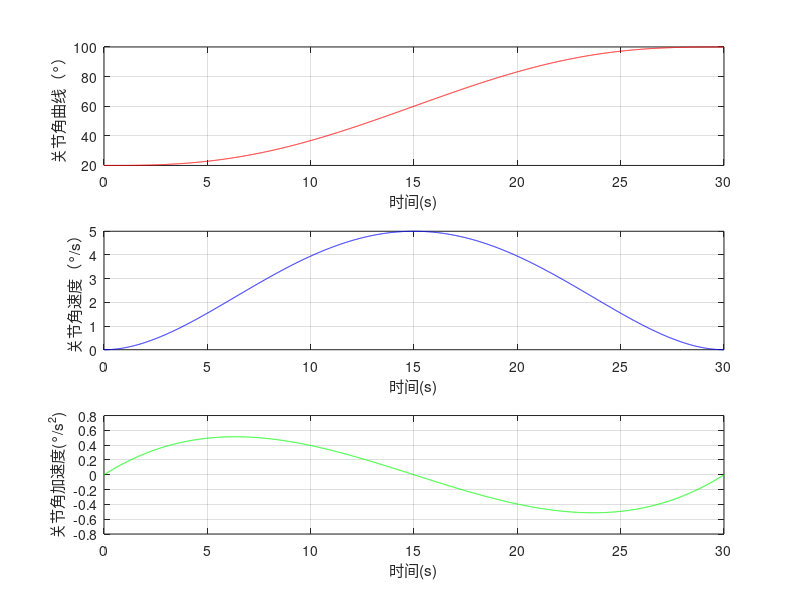

MATLAB code to generate this figure: (Note: this script raises an error after producing the figure.)
%% 五次多项式
figure('name','五次多项式');
a_array1 = 0;a_array2 = 0;%起止加速度值
t_array1=0;t_array2=30;%起止时间值
q5_s=20;q5_f=100;%起止角度值
v_array1=0;v_array2=0;%起止速度值

T=t_array2-t_array1
a0=q5_s;
a1=v_array1;
a2=a_array1/2;
a3=(20*q5_f-20*q5_s-(8*v_array2+12*v_array1)*T-(3*a_array1-a_array2)*T^2)/(2*T^3);
a4=(30*q5_s-30*q5_f+(14*v_array2+16*v_array1)*T+(3*a_array1-2*a_array2)*T^2)/(2*T^4);
a5=(12*q5_f-12*q5_s-(6*v_array2+6*v_array1)*T-(a_array1-a_array2)*T^2)/(2*T^5);%计算五次多项式系数 

tc=t_array1:0.01:t_array2;
q=a0+a1*tc+a2*tc.^2+a3*tc.^3+a4*tc.^4+a5*tc.^5;
v=a1+2*a2*tc+3*a3*tc.^2+4*a4*tc.^3+5*a5*tc.^4;
a=2*a2+6*a3*tc+12*a4*tc.^2+20*a5*tc.^3;%位置，速度，加速度函数的计算
ad = 6*a3 + 24*a4*tc + 60*a5*tc.^2;
subplot(3,1,1),plot(tc,q,'r'),xlabel('时间(s)'),ylabel('关节角曲线（°）');hold on;grid on;
%plot(t_array1,q_array1,'*','color','k');plot(t_array2,q_array2,'*','color','b');
subplot(3,1,2),plot(tc,v,'b'),xlabel('时间(s)'),ylabel('关节角速度（°/s）');hold on;grid on;
%plot(t_array1,v_array1,'*','color','k'),plot(t_array2,v_array2,'*','color','b');
subplot(3,1,3),plot(tc,a,'g'),xlabel('时间(s)'),ylabel('关节角加速度(°/s^2)');hold on;grid on;


%机器人状态需要使用助教提供的程序包
clear;
clc;

l1 = 1;
l2 = 1;

t0 = 0;
tf = 30;

qq1 = [10  20]*pi/180;
qq2 = [60  100]*pi/180;



 pe_0 = fkine_2DOF(l1, l2, qq1(1), qq1(2));   %----------初始位置
 pe_f = fkine_2DOF(l1, l2, qq2(1), qq2(2));   %----------终止位置
 
 base0 = [0, 0]';%----------基座坐标系原点，用于后面绘图

  qr = qq1;     %------------求逆解时的参考臂型----
  
  t = t0;
  dt = 0.1;    %-----规划的时间间隔(采样、控制周期)
  k = 1;
while (t<=tf)   

    tau = (t - t0)/(tf - t0);         %---------归一化的时间尺度 tau在[0, 1]之间，对应t0~tf    
     lamda = 10*tau^3 - 15*tau^4 + 6*tau^5 ;    %---------采用五次多项式的情况----------------------   

    pe_t = pe_0 + lamda*(pe_f - pe_0); 
    
    tt(k) = t;
    xe_t(k) = pe_t(1);
    ye_t(k) = pe_t(2);
    
    
    theta = ikine_2DOF_fcn(xe_t(k), ye_t(k), qr, l1, l2);
    
    q1 = theta(1);
    q2 = theta(2);
    
    q1_k(k) = q1;
    q2_k(k) = q2;
    
    pJ1_x(k) = l1*cos(q1);  %-----杆件1的末端
    pJ1_y(k) = l1*sin(q1);
    
     pJ2_x(k) = l1*cos(q1) + l2*cos(q1 + q2); %-----杆件2的末端，也即机械臂的末端
     pJ2_y(k) = l1*sin(q1) + l2*sin(q1 + q2);
     
     qr = theta;
  
    
   k=k+1; 
   t = t + dt;  
   
end

% tt = 0: dt: tf;

NN = k-1; 
delt_N = floor(NN/20);  %----绘制NN/20个状态
figure,
 for j = 1 :delt_N: NN  
   line([base0(1),pJ1_x(j)],[base0(2),pJ1_y(j)],'linewidth',3,'color','k'); hold on;
   line([pJ1_x(j),pJ2_x(j)],[pJ1_y(j),pJ2_y(j)],'linewidth',3,'color','k'); plot(pJ2_x(j),pJ2_y(j),'r*'); plot(pJ1_x(j),pJ1_y(j),'r*');
 end

line([pe_0(1),pe_f(1)],[pe_0(2),pe_f(2)],'linewidth',1,'color','k'); ylabel('y/m');xlabel('x/m');
axis([-1 2 -0.5 1.4]); box on; 
